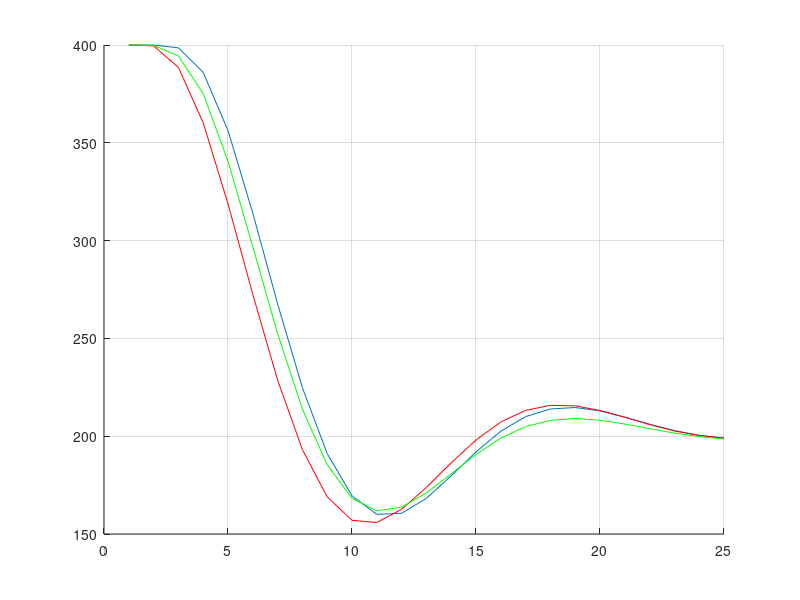

Here is the MATLAB script that generated this plot:
close all
clear all
% 
% load myproblem_bounds.mat
% load data_matrix.mat
% 
% problem = optimproblem;
% problem.options.MaxIter = 10;
% 
% steps = 2
% x = zeros(185, steps);
% for i=1:steps
%     step = i
%     [x(:, i)] = fmincon(problem);
%     problem.x0(1:30) = Asys*x(1:30, i) + Bsys*x(181, i);
%     problem.x0(31:150) = x(61:180, i);
%     problem.x0(151:180) = x(151:180, i);
%     problem.x0(181:184) = x(182:185, i);
%     problem.x0(185) = x(185, i);
%     problem.lb(1:30) = problem.x0(1:30);
%     problem.ub(1:30) = problem.x0(1:30);
% end
% 
% 
% E_matlab = x(19, :)

% Python Algorithmus (05.06.2015, mittags, 25 steps)
E_python = [4.00000000e+02   3.99959534e+02   3.98559660e+02   3.85976302e+02...
    3.56261174e+02   3.14042535e+02   2.67653506e+02   2.24785668e+02...
    1.91094408e+02   1.69524307e+02   1.60062806e+02   1.60594853e+02...
    1.68223676e+02   1.79737206e+02   1.91986728e+02   2.02545217e+02...
    2.09996536e+02   2.13916804e+02   2.14653990e+02   2.12942539e+02...
    2.09749667e+02   2.06118288e+02   2.02867540e+02   2.00471870e+02...
    1.99099548e+02]

E_python2 = [  4.00000000e+02   3.99550153e+02   3.88544475e+02   3.60211002e+02...
    3.18806246e+02   2.72479529e+02   2.28719061e+02   1.93150185e+02...
    1.68972812e+02   1.57010865e+02   1.55883385e+02   1.62626757e+02...
    1.73802990e+02   1.86379686e+02   1.98056344e+02   2.07269645e+02...
    2.13213894e+02   2.15798971e+02   2.15502143e+02   2.13145436e+02...
    2.09672378e+02   2.05956619e+02   2.02701519e+02   2.00341091e+02...
    1.99014695e+02]

E_python3 = [  4.00000000e+02   3.99558373e+02   3.88744415e+02   3.60706300e+02...
    3.19635751e+02   2.73598199e+02   2.29558054e+02   1.92927299e+02...
    1.67144749e+02   1.53708039e+02   1.51776724e+02   1.58450435e+02...
    1.70122261e+02   1.83434800e+02   1.95979246e+02   2.06187093e+02...
    2.13145046e+02   2.16663391e+02   2.17448000e+02   2.16339278e+02...
    2.13890894e+02   2.10613542e+02   2.07093115e+02   2.03894650e+02...
    2.01417933e+02]
% v shifted, letzten werte neu initialisiert
E_python4 = [  4.00000000e+02   3.99558373e+02   3.88743339e+02   3.60674664e+02...
    3.19438268e+02   2.73184597e+02   2.29397603e+02   1.93703759e+02...
    1.69741147e+02   1.58250819e+02   1.57429281e+02   1.64195963e+02...
    1.75236421e+02   1.87607948e+02   1.99019577e+02   2.07942596e+02...
    2.13616483e+02   2.15985427e+02   2.15538883e+02   2.13093042e+02...
    2.09578760e+02   2.05855350e+02   2.02612856e+02   2.00272963e+02...
    1.98966789e+02]
E_python5 = [  4.00000000e+02   3.99789698e+02   3.94399298e+02   3.75160420e+02...
    3.40551608e+02   2.96925592e+02   2.52441027e+02   2.13873441e+02...
    1.85361345e+02   1.68296012e+02   1.61838821e+02   1.63706433e+02...
    1.70976118e+02   1.80756927e+02   1.90651349e+02   1.98993871e+02...
    2.04895571e+02   2.08147400e+02   2.09041982e+02   2.08168603e+02...
    2.06223473e+02   2.03861689e+02   2.01602236e+02   1.99785082e+02...
    1.98571151e+02]

figure(1)
    hold on
    grid on
    plot(E_python)
    plot(E_python2, 'r')
%     plot(E_python3, 'g')
    plot(E_python5, 'g')